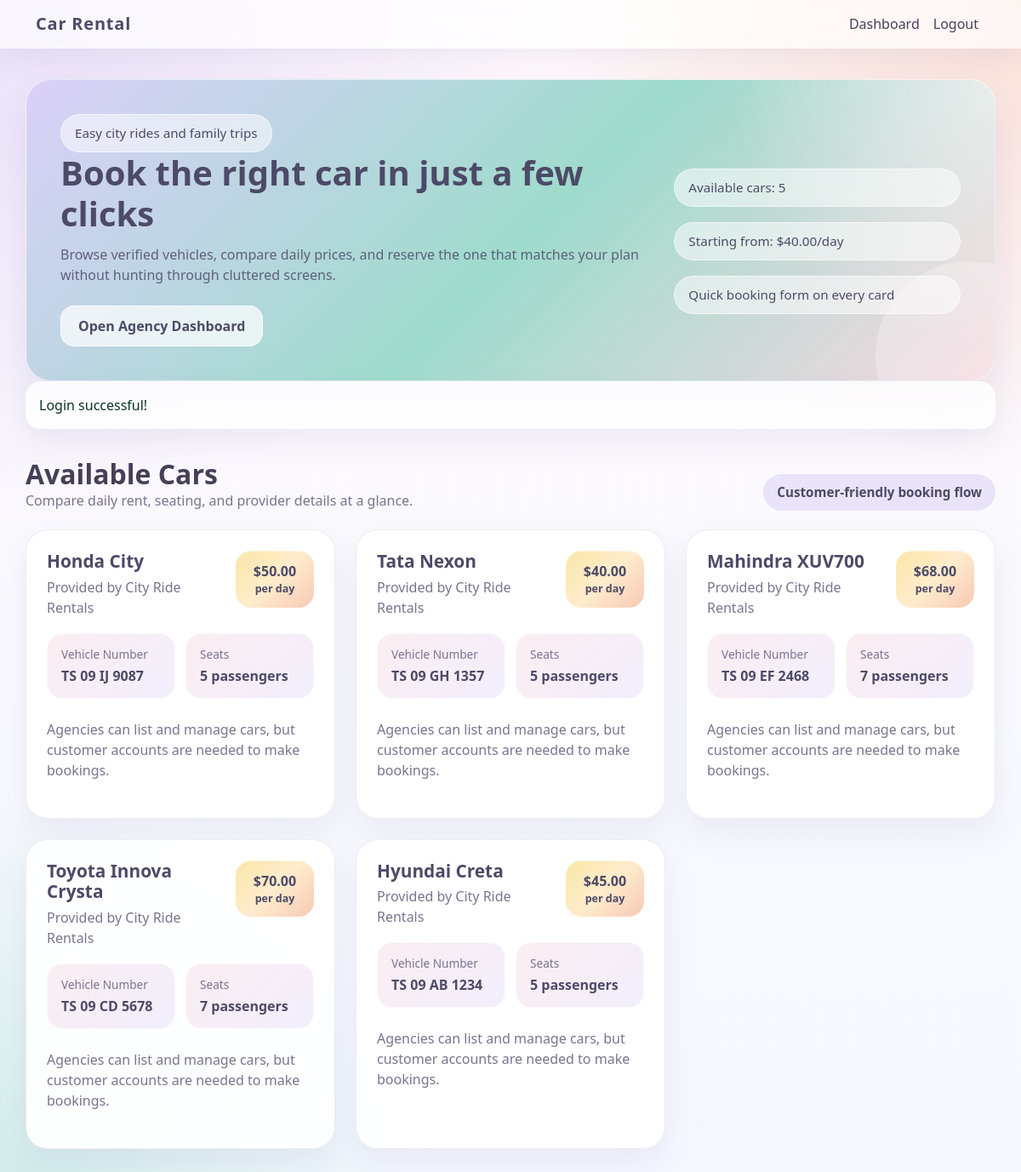
Screenshot of /pages/view_cars.php (signed in) with the database file from the repository.
### tables this page shows
CREATE TABLE cars (
    id INT AUTO_INCREMENT PRIMARY KEY,
    agency_id INT NOT NULL,
    model VARCHAR(255) NOT NULL,
    vehicle_number VARCHAR(255) UNIQUE NOT NULL,
    seating_capacity INT NOT NULL,
    rent_per_day DECIMAL(10,2) NOT NULL,
    FOREIGN KEY (agency_id) REFERENCES users(id) ON DELETE CASCADE
);

CREATE TABLE users (
    id INT AUTO_INCREMENT PRIMARY KEY,
    name VARCHAR(255) NOT NULL,
    email VARCHAR(255) UNIQUE NOT NULL,
    password VARCHAR(255) NOT NULL,
    role ENUM('customer', 'agency') NOT NULL
);

### includes/functions.php (called while the page is built, shortened)
<?php
function is_logged_in() {
    return isset($_SESSION['user_id']);
}
function get_user_role() {
    return $_SESSION['role'] ?? null;
}
function get_flash_message() {
    if (isset($_SESSION['flash_message'])) {
        $message = $_SESSION['flash_message'];
        $type = $_SESSION['flash_type'] ?? 'success';
        return ['message' => $message, 'type' => $type];
    }
    return null;
}
?>

### pages/view_cars.php (the view, shortened to what this page needs)
<?php
include '../includes/functions.php';
include '../db.php';
$message = get_flash_message();
$stmt = $pdo->prepare("SELECT c.*, u.name as agency_name FROM cars c JOIN users u ON c.agency_id = u.id ORDER BY c.id DESC");
$stmt->execute();
$cars = $stmt->fetchAll(PDO::FETCH_ASSOC);
$car_count = count($cars);
$lowest_price = $car_count ? min(array_column($cars, 'rent_per_day')) : null;
?>
<!DOCTYPE html>
<html lang="en">
<head>
    <link href="https://cdn.jsdelivr.net/npm/bootstrap@5.3.0/dist/css/bootstrap.min.css" rel="stylesheet">
    <link rel="stylesheet" href="../css/style.css?v=20260318-1">
</head>
<body>
    <nav class="navbar navbar-expand-lg navbar-dark bg-dark">
        <div class="container">
            <a class="navbar-brand" href="view_cars.php">Car Rental</a>
            <div class="navbar-nav ms-auto">
                <?php if (is_logged_in()): ?>
                    <a class="nav-link" href="dashboard.php">Dashboard</a>
                    <a class="nav-link" href="logout.php">Logout</a>
                <?php else: ?>
                    <a class="nav-link" href="login.php">Login</a>
                    <a class="nav-link" href="register.php">Register</a>
                <?php endif; ?>
            </div>
        </div>
    </nav>
    <div class="container page-shell">
        <section class="hero-panel">
            <div class="row align-items-center g-4">
                <div class="col-lg-8">
                    <span class="stat-chip">Easy city rides and family trips</span>
                    <h1>Book the right car in just a few clicks</h1>
                    <p>Browse verified vehicles, compare daily prices, and reserve the one that matches your plan without hunting through cluttered screens.</p>
                    <div class="hero-actions">
                        <?php if (!is_logged_in()): ?>
                            <a href="register.php" class="btn btn-light">Create Customer Account</a>
                            <a href="login.php" class="btn btn-outline-light">Login</a>
                        <?php elseif (get_user_role() === 'customer'): ?>
                            <a href="my_bookings.php" class="btn btn-light">View My Bookings</a>
                            <a href="dashboard.php" class="btn btn-outline-light">Open Dashboard</a>
                        <?php else: ?>
                            <a href="dashboard.php" class="btn btn-light">Open Agency Dashboard</a>
                        <?php endif; ?>
                    </div>
                </div>
                <div class="col-lg-4">
                    <div class="hero-stat-grid">
                        <div class="stat-chip">Available cars: <?php echo $car_count; ?></div>
                        <div class="stat-chip">Starting from: <?php echo $lowest_price !== null ? '$' . number_format($lowest_price, 2) . '/day' : 'No pricing yet'; ?></div>
                        <div class="stat-chip">Quick booking form on every card</div>
                    </div>
                </div>
            </div>
        </section>
        <?php if ($message): ?>
            <div class="alert alert-<?php echo $message['type']; ?>">
                <?php echo $message['message']; ?>
            </div>
        <?php endif; ?>
        <div class="section-heading">
            <div>
                <h2>Available Cars</h2>
                <p>Compare daily rent, seating, and provider details at a glance.</p>
            </div>
            <span class="info-chip">Customer-friendly booking flow</span>
        </div>
        <?php if (empty($cars)): ?>
            <div class="surface-card empty-state">
                <h3>No cars are listed yet</h3>
                <p class="muted-note">Once agencies add vehicles, customers will be able to browse and book them here.</p>
            </div>
        <?php else: ?>
            <div class="row g-4">
                <?php foreach ($cars as $car): ?>
                    <div class="col-lg-4 col-md-6">
                        <div class="card booking-card">
                            <div class="card-body">
                                <div class="car-card-top">
                                    <div>
                                        <h5 class="car-card-title"><?php echo $car['model']; ?></h5>
                                        <p class="car-card-subtitle">Provided by <?php echo $car['agency_name']; ?></p>
                                    </div>
                                    <div class="price-badge">
                                        $<?php echo number_format($car['rent_per_day'], 2); ?>
                                        <small>per day</small>
                                    </div>
                                </div>
                                <div class="feature-list">
                                    <div class="feature-item">
                                        <span>Vehicle Number</span>
                                        <strong><?php echo $car['vehicle_number']; ?></strong>
                                    </div>
                                    <div class="feature-item">
                                        <span>Seats</span>
                                        <strong><?php echo $car['seating_capacity']; ?> passengers</strong>
                                    </div>
                                </div>
                                <?php if (is_logged_in() && get_user_role() === 'customer'): ?>
                                    <form method="POST" action="process_booking.php">
                                        <input type="hidden" name="car_id" value="<?php echo $car['id']; ?>">
                                        <div class="form-group">
                                            <label class="form-label" for="start_date_<?php echo $car['id']; ?>">Trip Start Date</label>
                                            <input type="date" class="form-control" id="start_date_<?php echo $car['id']; ?>" name="start_date" min="<?php echo date('Y-m-d'); ?>" required>
                                        </div>
                                        <div class="form-group">
                                            <label class="form-label" for="days_<?php echo $car['id']; ?>">Rental Duration</label>
                                            <select class="form-select" id="days_<?php echo $car['id']; ?>" name="days" required>
                                                <?php for ($i = 1; $i <= 30; $i++): ?>
                                                    <option value="<?php echo $i; ?>"><?php echo $i; ?> day<?php echo $i > 1 ? 's' : ''; ?></option>
                                                <?php endfor; ?>
                                            </select>
                                        </div>
                                        <button type="submit" class="btn btn-primary w-100">Book This Car</button>
                                    </form>
                                <?php elseif (!is_logged_in()): ?>
                                    <p class="text-muted mb-3">Please login as a customer to continue with this booking.</p>
                                    <a href="login.php" class="btn btn-primary w-100">Rent Car</a>
                                <?php elseif (get_user_role() === 'agency'): ?>
                                    <p class="text-muted mb-0">Agencies can list and manage cars, but customer accounts are needed to make bookings.</p>
                                <?php endif; ?>
                            </div>
                        </div>
                    </div>
                <?php endforeach; ?>
            </div>
        <?php endif; ?>
    </div>
</body>
</html>

### rows the page displays
cars: model "Honda City", agency.name "City Ride Rentals", rent_per_day "50.00", vehicle_number "TS 09 IJ 9087", seating_capacity "5"
cars: model "Tata Nexon", agency.name "City Ride Rentals", rent_per_day "40.00", vehicle_number "TS 09 GH 1357", seating_capacity "5"
cars: model "Mahindra XUV700", agency.name "City Ride Rentals", rent_per_day "68.00", vehicle_number "TS 09 EF 2468", seating_capacity "7"
cars: model "Toyota Innova Crysta", agency.name "City Ride Rentals", rent_per_day "70.00", vehicle_number "TS 09 CD 5678", seating_capacity "7"
cars: model "Hyundai Creta", agency.name "City Ride Rentals", rent_per_day "45.00", vehicle_number "TS 09 AB 1234", seating_capacity "5"

### other values shown
$car_count "5"
$lowest_price "40.00"
$message['message'] "Login successful!"
